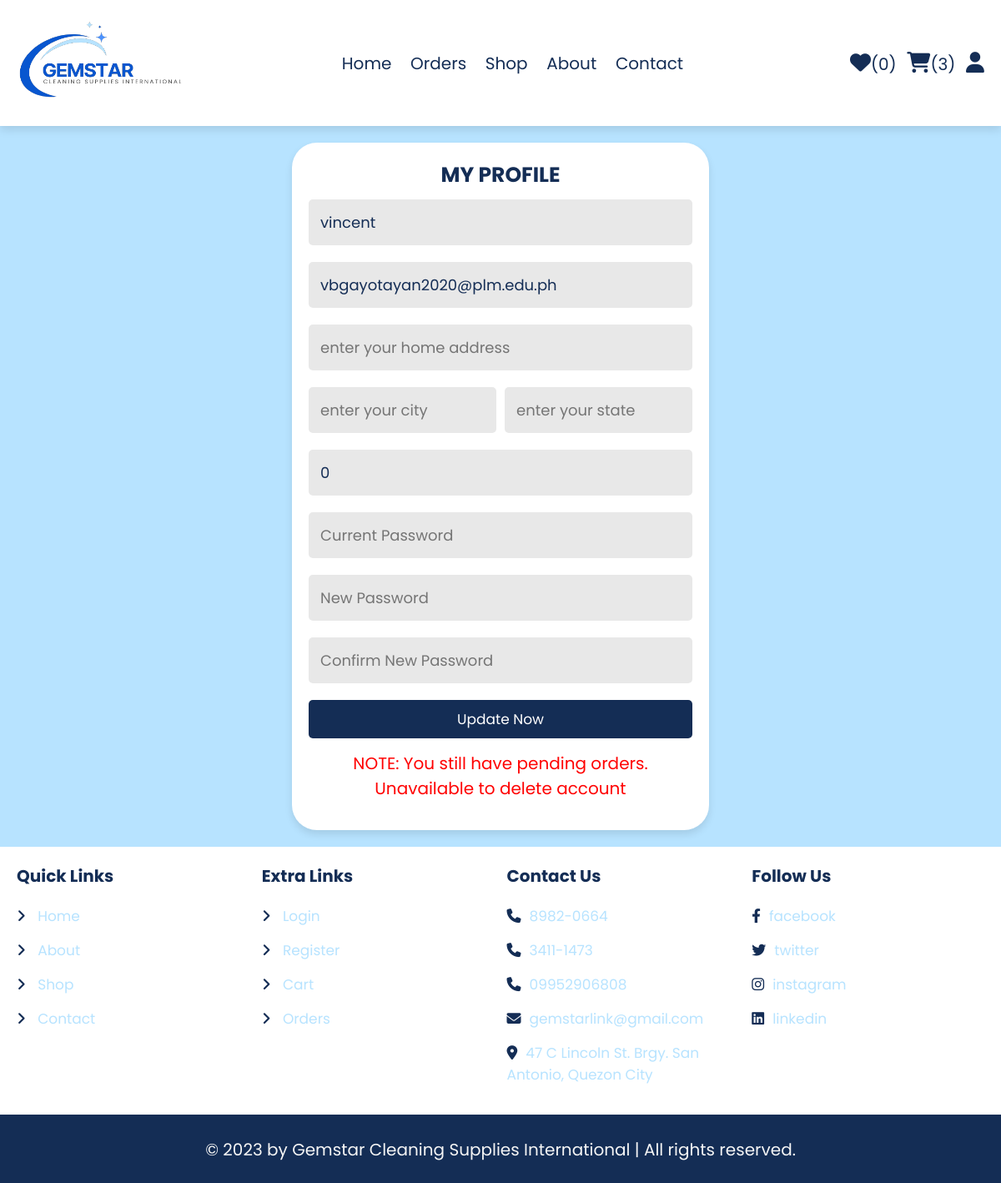
Page /update_user.php (signed in) on the earlier database version.
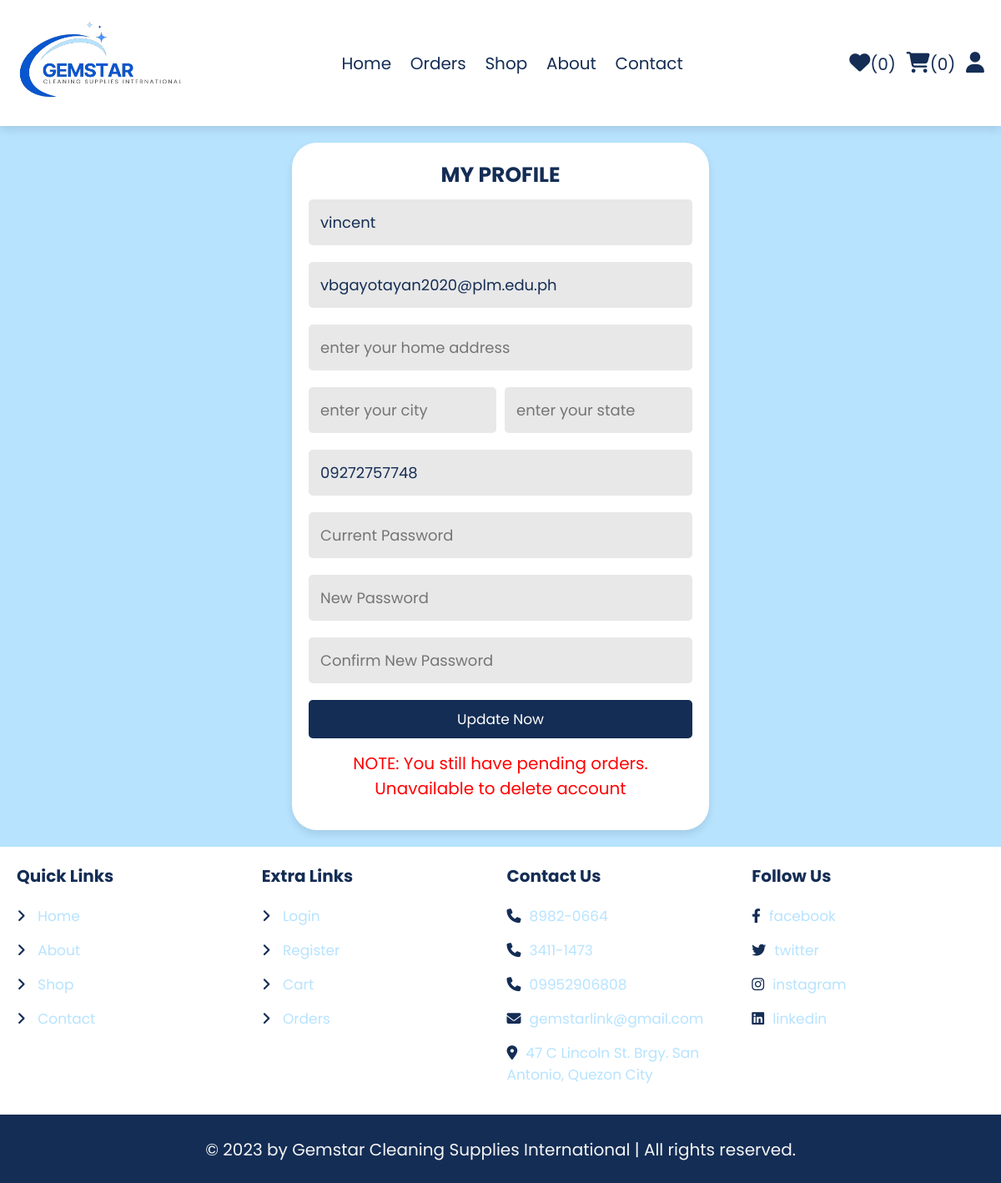
Same page on the later database version.
### tables this page shows
CREATE TABLE IF NOT EXISTS `users` (
  `id` int(100) NOT NULL AUTO_INCREMENT,
  `name` varchar(20) NOT NULL,
  `email` varchar(50) NOT NULL,
  `password` varchar(50) NOT NULL,
  `flat` varchar(50) NOT NULL,
  `city` varchar(50) NOT NULL,
  `state` varchar(50) NOT NULL,
  `number` char(50) NOT NULL DEFAULT '',
  `exp_date` varchar(50) NOT NULL,
  `reset_link_token` varchar(50) NOT NULL,
  PRIMARY KEY (`id`)
);

### update_user.php (the view, shortened to what this page needs)
<?php
include 'components/connect.php';
if(isset($_SESSION['user_id'])){
   $user_id = $_SESSION['user_id'];
}else{
   $user_id = '';
};
?>
<!DOCTYPE html>
<html lang="en">
<head>
   <link rel="stylesheet" href="https://cdnjs.cloudflare.com/ajax/libs/font-awesome/6.1.1/css/all.min.css">
   <link rel="stylesheet" href="css/update_user.css">
</head>
<body>
<?php
$select_orders = $conn->prepare("SELECT * FROM `orders` WHERE user_id = ?");
$select_orders->execute([$user_id]);
$fetch_orders = $select_orders->fetch(PDO::FETCH_ASSOC);
$test = $fetch_orders['order_tracking'];
?>
<?php include 'components/user_header.php'; ?>
<section class="form-container">
   <?php
      $select_accounts = $conn->prepare("SELECT * FROM `users` WHERE id = ?");
      $select_accounts->execute([$user_id]);
      if($select_accounts->rowCount() > 0){
         while($fetch_accounts = $select_accounts->fetch(PDO::FETCH_ASSOC)){
   ?>
<form action="" method="post">
      <h3>my profile</h3>
      <input type="text" name="name" value="<?= $fetch_profile["name"]; ?>" placeholder="enter your username" maxlength="20"  class="box" oninput="this.value = this.value.replace(/\s/g, '','[!@#$%^&*_=+-]')">
      <input type="email" name="email" value="<?= $fetch_profile["email"]; ?>"placeholder="enter your email" maxlength="30"  class="box" oninput="this.value = this.value.replace(/\s/g, '')">
      <input type="text" name="flat"value="<?= $fetch_profile["flat"]; ?>" placeholder="enter your home address" maxlength="40"  class="box">
      <div class="flex-btn">
         <input type="text" name="city" value="<?= $fetch_profile["city"]; ?>"placeholder="enter your city" maxlength="40"  class="box">
         <input type="text" name="state" value="<?= $fetch_profile["state"]; ?>"placeholder="enter your state" maxlength="40"  class="box">
      </div>
         <input type="tel" name="number" value="<?= $fetch_profile["number"]; ?>" placeholder="enter your number (e.g. 09XXXXXXXXX)" maxlength="11" pattern="09[0-9]{9}"  class="box" oninput="this.value = this.value.replace(/\s/g, '')">
      <input type="password" name="old_pass" placeholder="Current Password" maxlength="20"  class="box"  title="Must contain 8-12 characters with a number, symbol, and an upper and lower case"  class="box" oninput="this.value = this.value.replace(/\s/g, '')">
      <input type="password" name="new_pass" placeholder="New Password" maxlength="20"  class="box"  pattern="^(?=.*[a-z])(?=.*[A-Z])(?=.*[0-9])(?=.*[!@#$%^&*_=+-]).{8,12}" title="Must contain 8-12 characters with a number, symbol, and an upper and lower case"  class="box" oninput="this.value = this.value.replace(/\s/g, '')">
      <input type="password" name="cpass" placeholder="Confirm New Password" maxlength="20"  class="box"  pattern="^(?=.*[a-z])(?=.*[A-Z])(?=.*[0-9])(?=.*[!@#$%^&*_=+-]).{8,12}" title="Must contain 8-12 characters with a number, symbol, and an upper and lower case"  class="box" oninput="this.value = this.value.replace(/\s/g, '')">
      <input type="submit" value="Update Now" class="btn" name="submit">
   <?php
         if($test != "Completed"){
            echo "<p style='color:red;'>NOTE: You still have pending orders. Unavailable to delete account</p>";
         }
         ?>
            <?php
                  }
               }else{
                  echo '<p class="empty">no accounts available!</p>';
               }
            ?>
         </form>
</section>
<?php include 'components/footer.php'; ?>
</body>
</html>

### components/user_header.php (shortened to what this page needs)
<header class="header">
   <section class="flex">
      <a href="home.php" class="logo">
         <img src ="images/logo-name.png" height="100px" width="200px">
         <span></span></a>
      <nav class="navbar">
         <a href="home.php">Home</a>
         <a href="order_status.php">Orders</a>
         <a href="shop.php">Shop</a>
         <a href="about.php">About</a>
         <a href="contact.php">Contact</a>
      </nav>
      <div class="icons">
         <?php
            $count_wishlist_items = $conn->prepare("SELECT * FROM `wishlist` WHERE user_id = ?");
            $count_wishlist_items->execute([$user_id]);
            $total_wishlist_counts = $count_wishlist_items->rowCount();
            $count_cart_items = $conn->prepare("SELECT * FROM `cart` WHERE user_id = ?");
            $count_cart_items->execute([$user_id]);
            $total_cart_counts = $count_cart_items->rowCount();
         ?>
         <a href="wishlist.php"><i class="fas fa-heart"></i><span>(<?= $total_wishlist_counts; ?>)</span></a>
         <a href="cart.php"><i class="fas fa-shopping-cart"></i><span>(<?= $total_cart_counts; ?>)</span></a>
         <div id="user-btn" class="fas fa-user"></div>
      </div>
         <?php
            $select_profile = $conn->prepare("SELECT * FROM `users` WHERE id = ?");
            $select_profile->execute([$user_id]);
            if($select_profile->rowCount() > 0){
            $fetch_profile = $select_profile->fetch(PDO::FETCH_ASSOC);
         ?>
         <?php
            }
         ?>
   </section>
</header>

Differences in the rows shown:
changed users "vincent": number "0" → "09272757748"
Other differences:
$total_cart_counts: "3" → "0"
